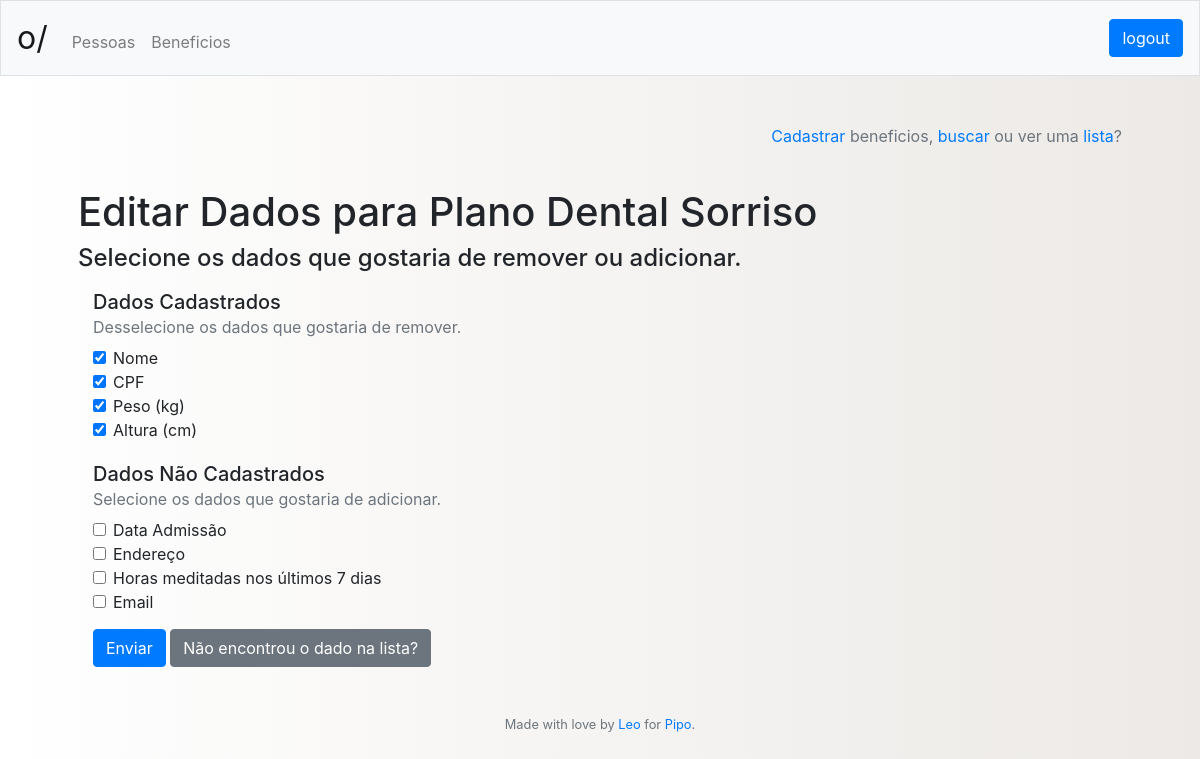
Screenshot of /beneficios/editar/3 (signed in) with the database file from the repository.
### tables this page shows
CREATE TABLE benefit
	(id INTEGER NOT NULL PRIMARY KEY AUTOINCREMENT,
	name VARCHAR(255) NOT NULL,
	timestamp DATETIME DEFAULT CURRENT_TIMESTAMP);

CREATE TABLE datatype
	(id INTEGER NOT NULL PRIMARY KEY AUTOINCREMENT,
	name VARCHAR(100) NOT NULL,
	example VARCHAR(144) NOT NULL);

### app.py (the view)
@app.route("/<who>/editar/<idWho>", methods=['GET', 'POST'])
@login_required
def editprofile(who, idWho):
	if it_isnt_id(idWho):
		return redirect("/")
	if request.method == "POST":
		if who == "pessoas":
			profile = get_profile(idWho)
			if not profile:
				whoops = "Este perfil não existe."
				return render_template("list.html", who = who,
						header = get_header(session), whoops = whoops)
			ids_benefit = request.form.getlist("idBenefit")
			force_update = request.form.get("force_update")
			updated = update_person_benefits(idWho, ids_benefit)
			if updated or force_update:
				benefits_data = get_benefits_data(ids_benefit)
				person_data_to_fill = get_person_data(profile, benefits_data)
				return render_template("registerpersondata.html",
								person_data = person_data_to_fill,
								header = get_header(session),
								profile = profile, who = who)
			return redirect("/pessoas/perfil/{}".format(idWho))
		elif who == "beneficios":
			ids_datatype = request.form.getlist("idDatatype")
			if not ids_datatype:
				whoops = "Você não pode eliminar todos os dados"
				return render_template("list.html", header = get_header(session),
										whoops = whoops, who = who)
			if update_benefit_data(idWho, ids_datatype):
				return redirect("/beneficios/perfil/{}".format(idWho))
			else:
				whoops = "Erro na atualização do perfil."
				return render_template("list.html", header = get_header(session),
										whoops = whoops, who = who)
	else:
		if who == "pessoas":
			return render_template("editpersonbenefits.html",
								header = get_header(session),
								profile = get_profile(idWho),
								benefits_list = get_company_benefits(session["idCompany"]))
		elif who == "dados":
			profile = get_profile(idWho)
			return render_template("registerpersondata.html",
									person_data = profile["data"],
									profile = profile, who = "pessoas",
									header = get_header(session))
		elif who == "beneficios":
			profile = get_benefit_profile(idWho)
			if not profile:
				whoops = "Esse perfil não existe"
				return render_template("list.html", header = get_header(session),
										whoops = whoops, who = who)
			return render_template("editbenefit.html", header = get_header(session),
									profile = profile, who = who,
									data_list = get_all_table("datatype"))
		else:
			return redirect("/pessoas/lista")

### app.py (called while the page is built)
@app.after_request
def after_request(response):
    response.headers["Cache-Control"] = "no-cache, no-store, must-revalidate"
    response.headers["Expires"] = 0
    response.headers["Pragma"] = "no-cache"
    return response

@app.teardown_request
def remove_session(ex=None):
    db.remove()

def login_required(f):
    @wraps(f)
    def decorated_function(*args, **kwargs):
        if session.get("id") is None:
            return redirect("/login")
        return f(*args, **kwargs)
    return decorated_function

def get_header(session):
	try:
		header = {"name": session["name"],
					"company": session["company"],
					"admin": get_admin_title(session["admin"]),
					"id": session["id"]}
	except:
		header = {"name": "",
					"company": "",
					"admin": "",
					"id": ""}
	return header

def is_it_bad(string):
	if string is None:
		return True
	not_safe = "; \\ ' '' %"
	for letter in string:
		if letter in not_safe.split():
			return True
	return False

def it_isnt_id(may_be_id):
	if may_be_id is None:
		return True
	if not str(may_be_id).isdigit():
		return True
	return False

def get_all_table(table):
	try:
		table_names = ["admin", "benefit", "benefitdata", "company", "companybenefit",
						"datatype", "person", "personbenefit", "persondata"]
		if table.lower() not in table_names:
			return None
		table_all = db.execute("""SELECT * FROM {}""".format(table)).fetchall()
		return table_all
	except:
		raise Exception("Undefined SQL query error")

def get_one_from(table, where, data):
	try:
		table_names = ["admin", "benefit", "benefitdata", "company", "companybenefit",
						"datatype", "person", "personbenefit", "persondata"]
		if table.lower() not in table_names:
			return None
		if is_it_bad(where) or is_it_bad(data):
			return None
		one_from = db.execute("""SELECT * FROM {} WHERE {} = :{}""".format(table,
							where, where), {"{}".format(where): data}).fetchone()
		return one_from
	except:
		raise Exception("Undefined SQL query error")

### templates/editbenefit.html
{% extends "layout.html" %}
{% block main %}
    <p align="right" class="text-muted"><a href="/{{ who }}/cadastro">Cadastrar</a> {{ who }}, <a href="/{{ who }}/busca">buscar</a> ou ver uma <a href="/{{ who }}/lista">lista</a>?</p>
    <br>
	<h1>Editar Dados para {{ profile["name"] }}</h1>
    <h4>Selecione os dados que gostaria de remover ou adicionar.</h4>
    <div class="container" style="margin-top: 17px;">
    	<form action="/beneficios/editar/{{ profile['id'] }}" method="post">
            {% if data_list|length %}
                <h5>Dados Cadastrados</h5>
                <p style="margin-bottom: 7px; margin-top: -7px;"  class="text-muted">Desselecione os dados que gostaria de remover.</p>
                <div class="form-check" style="margin-bottom: 20px;">
                    {% for data in data_list %}
                        {% if data in profile["data"] %}
                            <input class="form-check-input" type="checkbox" id="{{ data['id'] }}" name="idDatatype" value="{{ data['id'] }}" checked>
                            <label class="form-check-label" for="{{ data['id'] }}">{{ data['name'] }}</label><br>
                        {% endif %}
                    {% endfor %}
                </div>
                <h5>Dados Não Cadastrados</h5>
                <p style="margin-bottom: 7px; margin-top: -7px;"  class="text-muted">Selecione os dados que gostaria de adicionar.</p>
                <div class="form-check">
                    {% for data in data_list %}
                            {% if data not in profile["data"] %}
                                <input class="form-check-input" type="checkbox" id="{{ data['id'] }}" name="idDatatype" value="{{ data['id'] }}">
                            <label class="form-check-label" for="{{ data['id'] }}">{{ data['name'] }}</label><br>
                            {% endif %}
                    {% endfor %}
                </div>
            {% endif %}
            <div style="margin-top: 15px;">
            <button class="btn btn-primary" type="submit">Enviar</button>
            <a href="/beneficios/cadastro/dado/{{ profile['id'] }}" class="btn btn-secondary" type="submit">Não encontrou o dado na lista?</a>
            </div>
        </form>
    </div>
{% endblock %}

### static/styles.css (style rules this page uses)
body { background: #ECE9E6; background: -webkit-linear-gradient(to right, #FFFFFF, #ECE9E6); background: linear-gradient(to right, #FFFFFF, #ECE9E6); }

### rows the page displays
benefit: name "Plano Dental Sorriso"
datatype: name "Nome"
datatype: name "CPF"
datatype: name "Peso (kg)"
datatype: name "Altura (cm)"
datatype: name "Data Admissão"
datatype: name "Endereço"
datatype: name "Horas meditadas nos últimos 7 dias"
datatype: name "Email"

### other values shown
{{ who }} "beneficios"
